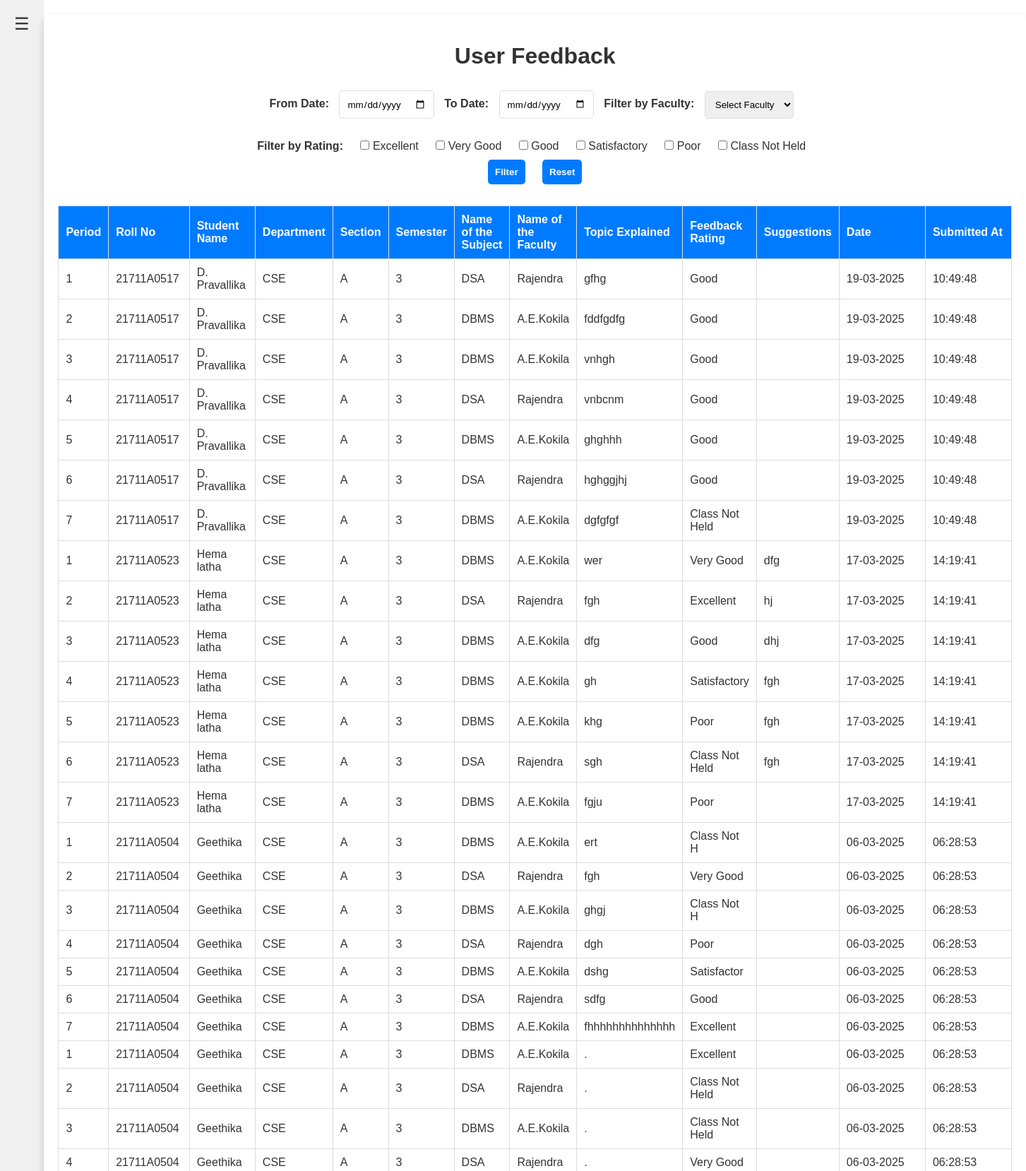
/Admin/admin_feedback.php (upper part), run on the app's committed database.
### tables this page shows
CREATE TABLE `topics` (
  `id` int(11) NOT NULL,
  `date` date NOT NULL,
  `subject_id` int(11) DEFAULT NULL,
  `faculty_name` varchar(100) NOT NULL,
  `topic_explained` text NOT NULL,
  `rating` varchar(255) NOT NULL,
  `suggestion` text NOT NULL,
  `user_id` int(11) NOT NULL,
  `period` int(11) NOT NULL,
  `user_email` varchar(255) NOT NULL,
  `roll_no` varchar(10) NOT NULL,
  `submitted_at` timestamp NOT NULL DEFAULT current_timestamp()
);

CREATE TABLE `users` (
  `id` int(11) NOT NULL,
  `username` varchar(50) NOT NULL,
  `rollno` varchar(10) NOT NULL,
  `email` varchar(100) NOT NULL,
  `password` varchar(255) NOT NULL,
  `created_at` timestamp NOT NULL DEFAULT current_timestamp(),
  `department` varchar(50) NOT NULL,
  `section` varchar(10) NOT NULL,
  `branch_name` varchar(50) NOT NULL,
  `semester` varchar(10) NOT NULL,
  `verified` tinyint(1) DEFAULT NULL
);

CREATE TABLE `subjects` (
  `id` int(11) NOT NULL,
  `subject_name` varchar(100) NOT NULL,
  `branch_id` int(11) NOT NULL,
  `semester_id` int(11) NOT NULL,
  `faculty_name` varchar(100) NOT NULL
);

### Admin/admin_feedback.php (the view, shortened to what this page needs)
<?php
$conn = new mysqli('localhost', 'root', '', 'user_auth');
$query = "
    SELECT u.rollno AS roll_no, SUBSTRING_INDEX(u.branch_name, '-', 1) AS department, u.section, u.semester, u.username, t.id, t.date, s.subject_name, t.faculty_name,
        t.topic_explained, t.rating, t.suggestion, t.period, t.submitted_at
    FROM topics t
    JOIN subjects s ON t.subject_id = s.id
    JOIN users u ON t.user_id = u.id
    WHERE 1=1
";
$selected_ratings =[];
if (!empty($selected_ratings)) {
    $query .= " ORDER BY FIELD(t.rating, '" . implode("','", $selected_ratings) . "'), t.date DESC";
} else {
    $query .= " ORDER BY t.date DESC";
}
$stmt = $conn->prepare($query);
$stmt->execute();
$feedback = $stmt->get_result();
?>
<!DOCTYPE html>
<html lang="en">
<head>
</head>
<body>
<?php include 'admin_menu.php'; ?>
    <div class="container">
        <h1>User Feedback</h1>
        <form method="POST">
    		<label for="filter_date_from"><b>From Date:</b></label>
		<input type="date" name="filter_date_from" id="filter_date_from" value="<?php echo $_POST['filter_date_from'] ?? ''; ?>">
    		<label for="filter_date_to"><b>To Date:</b></label>
    		<input type="date" name="filter_date_to" id="filter_date_to" value="<?php echo $_POST['filter_date_to'] ?? ''; ?>">
    		<label for="filter_faculty"><b>Filter by Faculty:</b></label>
    		<select name="filter_faculty" id="filter_faculty">
			<option value="">Select Faculty</option>
    		</select>
    <br> <br>
    <div class="rating-filter"> <label><b>Filter by Rating:</b></label>
	<label><input type="checkbox" name="filter_rating[]" value="Excellent" <?php if (in_array("Excellent", $selected_ratings)) echo "checked"; ?>> Excellent</label>
        <label><input type="checkbox" name="filter_rating[]" value="Very Good" <?php if (in_array("Very Good", $selected_ratings)) echo "checked"; ?>> Very Good</label>
        <label><input type="checkbox" name="filter_rating[]" value="Good" <?php if (in_array("Good", $selected_ratings)) echo "checked"; ?>> Good</label>
        <label><input type="checkbox" name="filter_rating[]" value="Satisfactory" <?php if (in_array("Satisfactory", $selected_ratings)) echo "checked"; ?>> Satisfactory</label>
        <label><input type="checkbox" name="filter_rating[]" value="Poor" <?php if (in_array("Poor", $selected_ratings)) echo "checked"; ?>> Poor</label>
        <label><input type="checkbox" name="filter_rating[]" value="Class Not Held" <?php if (in_array("Class Not Held", $selected_ratings)) echo "checked"; ?>> Class Not Held</label>
    </div>
    <button type="submit"><b>Filter</b></button>
    <button type="button" onclick="window.location.href='admin_feedback.php'"><b>Reset</b></button>
</form>
        <?php if ($feedback->num_rows > 0): ?>
            <table>
    <thead>
        <tr>
            <th>Period</th>
            <th>Roll No</th>
            <th>Student Name</th>
            <th>Department</th>
            <th>Section</th>
            <th>Semester</th>
            <th>Name of the Subject</th>
            <th>Name of the Faculty</th>
            <th>Topic Explained</th>
            <th>Feedback Rating</th>
            <th>Suggestions</th>
            <th class="date-column">Date</th>
            <th>Submitted At</th>
        </tr>
    </thead>
    <tbody>
        <?php while ($row = $feedback->fetch_assoc()): ?>
            <tr>
                <td><?php echo htmlspecialchars($row['period']); ?></td>
                <td><?php echo htmlspecialchars($row['roll_no']); ?></td>
                <td><?php echo htmlspecialchars($row['username']); ?></td>
                <td><?php echo htmlspecialchars($row['department']); ?></td>
                <td><?php echo htmlspecialchars($row['section']); ?></td>
                <td><?php echo htmlspecialchars($row['semester']); ?></td>
                <td><?php echo htmlspecialchars($row['subject_name']); ?></td>
                <td><?php echo htmlspecialchars($row['faculty_name']); ?></td>
                <td><?php echo htmlspecialchars($row['topic_explained']); ?></td>
                <td><?php echo htmlspecialchars($row['rating']); ?></td>
                <td><?php echo htmlspecialchars($row['suggestion']); ?></td>
                <td><?php echo htmlspecialchars(date('d-m-Y', strtotime($row['date']))); ?></td>
                <td class="date-column"><?php echo htmlspecialchars(date('H:i:s', strtotime($row['submitted_at']))); ?></td>
            </tr>
        <?php endwhile; ?>
    </tbody>
</table>
        <?php else: ?>
            <p class="no-data">No feedback data available for the selected filters.</p>
        <?php endif; ?>
    </div>
</body>
</html>

### Admin/admin_feedback.php (style rules this page uses)
* { font-family: Arial, sans-serif; }
body { margin: 0; padding: 0; color: #333; display: flex; min-height: 100vh; }
.container { max-width: 1450px; margin: 20px auto; background: rgba(255, 255, 255, 0.9); padding: 20px; border-radius: 10px; box-shadow: 0 4px 8px rgba(0, 0, 0, 0.2); }
h1 { text-align: center; margin-bottom: 20px; }
form { text-align: center; margin-bottom: 20px; }
input[type="date"], select, button { padding: 10px; margin: 10px; border: 1px solid #ddd; border-radius: 5px; }
button { background: #007BFF; color: white; border: none; cursor: pointer; }
table { width: 100%; border-collapse: collapse; }
table, th, td { border: 1px solid #ddd; }
th, td { padding: 10px; text-align: left; }
th { background: #007BFF; color: white; }
th:nth-child(2), td:nth-child(2) { width: 200px; }
th:nth-child(3), td:nth-child(3) { width: 150px; }
.rating-filter { align-items: center; text-align : center; flex-wrap: wrap; gap: 10px; }
.date-column { width: 130px; min-width: 100px; }
.rating-filter label { text-align : center; align-items: center; margin-right: 10px; }
.rating-filter input[type="checkbox"] { margin-right: 0px; margin-left: 10px }

### data on the page
topics: period "1", user.rollno "21711A0517", user.username "D. Pravallika", department "CSE", user.section "A", user.semester "3", subject.subject_name "DSA", faculty_name "Rajendra", topic_explained "gfhg", rating "Good", date "19-03-2025", submitted_at "10:49:48"
topics: period "2", user.rollno "21711A0517", user.username "D. Pravallika", department "CSE", user.section "A", user.semester "3", subject.subject_name "DBMS", faculty_name "A.E.Kokila", topic_explained "fddfgdfg", rating "Good", date "19-03-2025", submitted_at "10:49:48"
topics: period "3", user.rollno "21711A0517", user.username "D. Pravallika", department "CSE", user.section "A", user.semester "3", subject.subject_name "DBMS", faculty_name "A.E.Kokila", topic_explained "vnhgh", rating "Good", date "19-03-2025", submitted_at "10:49:48"
topics: period "4", user.rollno "21711A0517", user.username "D. Pravallika", department "CSE", user.section "A", user.semester "3", subject.subject_name "DSA", faculty_name "Rajendra", topic_explained "vnbcnm", rating "Good", date "19-03-2025", submitted_at "10:49:48"
topics: period "5", user.rollno "21711A0517", user.username "D. Pravallika", department "CSE", user.section "A", user.semester "3", subject.subject_name "DBMS", faculty_name "A.E.Kokila", topic_explained "ghghhh", rating "Good", date "19-03-2025", submitted_at "10:49:48"
topics: period "6", user.rollno "21711A0517", user.username "D. Pravallika", department "CSE", user.section "A", user.semester "3", subject.subject_name "DSA", faculty_name "Rajendra", topic_explained "hghggjhj", rating "Good", date "19-03-2025", submitted_at "10:49:48"
topics: period "7", user.rollno "21711A0517", user.username "D. Pravallika", department "CSE", user.section "A", user.semester "3", subject.subject_name "DBMS", faculty_name "A.E.Kokila", topic_explained "dgfgfgf", rating "Class Not Held", date "19-03-2025", submitted_at "10:49:48"
topics: period "1", user.rollno "21711A0523", user.username "Hema latha", department "CSE", user.section "A", user.semester "3", subject.subject_name "DBMS", faculty_name "A.E.Kokila", topic_explained "wer", rating "Very Good", suggestion "dfg", date "17-03-2025", submitted_at "14:19:41"
topics: period "2", user.rollno "21711A0523", user.username "Hema latha", department "CSE", user.section "A", user.semester "3", subject.subject_name "DSA", faculty_name "Rajendra", topic_explained "fgh", rating "Excellent", suggestion "hj", date "17-03-2025", submitted_at "14:19:41"
topics: period "3", user.rollno "21711A0523", user.username "Hema latha", department "CSE", user.section "A", user.semester "3", subject.subject_name "DBMS", faculty_name "A.E.Kokila", topic_explained "dfg", rating "Good", suggestion "dhj", date "17-03-2025", submitted_at "14:19:41"
topics: period "4", user.rollno "21711A0523", user.username "Hema latha", department "CSE", user.section "A", user.semester "3", subject.subject_name "DBMS", faculty_name "A.E.Kokila", topic_explained "gh", rating "Satisfactory", suggestion "fgh", date "17-03-2025", submitted_at "14:19:41"
topics: period "5", user.rollno "21711A0523", user.username "Hema latha", department "CSE", user.section "A", user.semester "3", subject.subject_name "DBMS", faculty_name "A.E.Kokila", topic_explained "khg", rating "Poor", suggestion "fgh", date "17-03-2025", submitted_at "14:19:41"
topics: period "6", user.rollno "21711A0523", user.username "Hema latha", department "CSE", user.section "A", user.semester "3", subject.subject_name "DSA", faculty_name "Rajendra", topic_explained "sgh", rating "Class Not Held", suggestion "fgh", date "17-03-2025", submitted_at "14:19:41"
topics: period "7", user.rollno "21711A0523", user.username "Hema latha", department "CSE", user.section "A", user.semester "3", subject.subject_name "DBMS", faculty_name "A.E.Kokila", topic_explained "fgju", rating "Poor", date "17-03-2025", submitted_at "14:19:41"
topics: period "1", user.rollno "21711A0504", user.username "Geethika", department "CSE", user.section "A", user.semester "3", subject.subject_name "DBMS", faculty_name "A.E.Kokila", topic_explained "ert", rating "Class Not H", date "06-03-2025", submitted_at "06:28:53"
topics: period "2", user.rollno "21711A0504", user.username "Geethika", department "CSE", user.section "A", user.semester "3", subject.subject_name "DSA", faculty_name "Rajendra", topic_explained "fgh", rating "Very Good", date "06-03-2025", submitted_at "06:28:53"
topics: period "3", user.rollno "21711A0504", user.username "Geethika", department "CSE", user.section "A", user.semester "3", subject.subject_name "DBMS", faculty_name "A.E.Kokila", topic_explained "ghgj", rating "Class Not H", date "06-03-2025", submitted_at "06:28:53"
topics: period "4", user.rollno "21711A0504", user.username "Geethika", department "CSE", user.section "A", user.semester "3", subject.subject_name "DSA", faculty_name "Rajendra", topic_explained "dgh", rating "Poor", date "06-03-2025", submitted_at "06:28:53"
topics: period "5", user.rollno "21711A0504", user.username "Geethika", department "CSE", user.section "A", user.semester "3", subject.subject_name "DBMS", faculty_name "A.E.Kokila", topic_explained "dshg", rating "Satisfactor", date "06-03-2025", submitted_at "06:28:53"
topics: period "6", user.rollno "21711A0504", user.username "Geethika", department "CSE", user.section "A", user.semester "3", subject.subject_name "DSA", faculty_name "Rajendra", topic_explained "sdfg", rating "Good", date "06-03-2025", submitted_at "06:28:53"
topics: period "7", user.rollno "21711A0504", user.username "Geethika", department "CSE", user.section "A", user.semester "3", subject.subject_name "DBMS", faculty_name "A.E.Kokila", topic_explained "fhhhhhhhhhhhhhh", rating "Excellent", date "06-03-2025", submitted_at "06:28:53"
topics: period "1", user.rollno "21711A0504", user.username "Geethika", department "CSE", user.section "A", user.semester "3", subject.subject_name "DBMS", faculty_name "A.E.Kokila", topic_explained ".", rating "Excellent", date "06-03-2025", submitted_at "06:28:53"
topics: period "2", user.rollno "21711A0504", user.username "Geethika", department "CSE", user.section "A", user.semester "3", subject.subject_name "DSA", faculty_name "Rajendra", topic_explained ".", rating "Class Not Held", date "06-03-2025", submitted_at "06:28:53"
topics: period "3", user.rollno "21711A0504", user.username "Geethika", department "CSE", user.section "A", user.semester "3", subject.subject_name "DBMS", faculty_name "A.E.Kokila", topic_explained ".", rating "Class Not Held", date "06-03-2025", submitted_at "06:28:53"
topics: period "4", user.rollno "21711A0504", user.username "Geethika", department "CSE", user.section "A", user.semester "3", subject.subject_name "DSA", faculty_name "Rajendra", topic_explained ".", rating "Very Good", date "06-03-2025", submitted_at "06:28:53"
